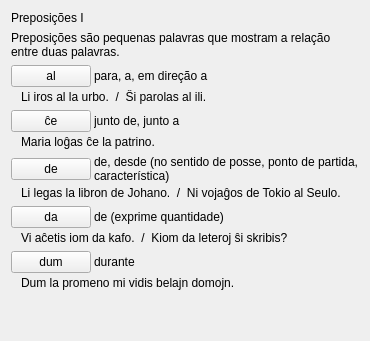
     <widget class="QWidget" name="tab_3">
      <attribute name="icon">
       <iconset resource="ikonoj.qrc">
        <normaloff>:/ikonoj/leciono.png</normaloff>:/ikonoj/leciono.png</iconset>
      </attribute>
      <attribute name="title">
       <string>1</string>
      </attribute>
      <layout class="QVBoxLayout" name="verticalLayout_210">
       <item>
        <widget class="titolo" name="Lec07_Label1">
         <property name="text">
          <string>Preposições I</string>
         </property>
        </widget>
       </item>
       <item>
        <widget class="QLabel" name="Lec07_Label486">
         <property name="text">
          <string>Preposições são pequenas palavras que mostram a relação entre duas palavras.</string>
         </property>
         <property name="wordWrap">
          <bool>true</bool>
         </property>
        </widget>
       </item>
       <item>
        <layout class="QVBoxLayout" name="verticalLayout_197">
         <property name="spacing">
          <number>3</number>
         </property>
         <item>
          <layout class="QHBoxLayout" name="horizontalLayout_371">
           <item>
            <widget class="klakbutono" name="Lec07_Button500">
             <property name="sizePolicy">
              <sizepolicy hsizetype="Maximum" vsizetype="Fixed">
               <horstretch>0</horstretch>
               <verstretch>0</verstretch>
              </sizepolicy>
             </property>
             <property name="maximumSize">
              <size>
               <width>16777215</width>
               <height>16777215</height>
              </size>
             </property>
             <property name="text">
              <string>al</string>
             </property>
            </widget>
           </item>
           <item>
            <widget class="QLabel" name="Lec07_Label487">
             <property name="text">
              <string>para, a, em direção a</string>
             </property>
             <property name="wordWrap">
              <bool>true</bool>
             </property>
            </widget>
           </item>
          </layout>
         </item>
         <item>
          <layout class="QHBoxLayout" name="horizontalLayout_372">
           <item>
            <widget class="label_sago_reversa" name="label_138">
             <property name="sizePolicy">
              <sizepolicy hsizetype="Maximum" vsizetype="Preferred">
               <horstretch>0</horstretch>
               <verstretch>0</verstretch>
              </sizepolicy>
             </property>
             <property name="maximumSize">
              <size>
               <width>16777215</width>
               <height>16777215</height>
              </size>
             </property>
             <property name="text">
              <string/>
             </property>
             <property name="pixmap">
              <pixmap resource="ikonoj.qrc">:/ikonoj/sago_revena.png</pixmap>
             </property>
             <property name="alignment">
              <set>Qt::AlignCenter</set>
             </property>
            </widget>
           </item>
           <item>
            <widget class="QLabel" name="label_139">
             <property name="text">
              <string>Li iros al la urbo.  /  Ŝi parolas al ili.</string>
             </property>
             <property name="wordWrap">
              <bool>true</bool>
             </property>
             <property name="tipo" stdset="0">
              <string>esperanta</string>
             </property>
             <property name="lingvo" stdset="0">
              <string>eo</string>
             </property>
            </widget>
           </item>
          </layout>
         </item>
        </layout>
       </item>
       <item>
        <layout class="QVBoxLayout" name="verticalLayout_200">
         <property name="spacing">
          <number>3</number>
         </property>
         <item>
          <layout class="QHBoxLayout" name="horizontalLayout_373">
           <item>
            <widget class="klakbutono" name="Lec07_Button501">
             <property name="sizePolicy">
              <sizepolicy hsizetype="Maximum" vsizetype="Fixed">
               <horstretch>0</horstretch>
               <verstretch>0</verstretch>
              </sizepolicy>
             </property>
             <property name="maximumSize">
              <size>
               <width>16777215</width>
               <height>16777215</height>
              </size>
             </property>
             <property name="text">
              <string>ĉe</string>
             </property>
            </widget>
           </item>
           <item>
            <widget class="QLabel" name="Lec07_Label488">
             <property name="text">
              <string>junto de, junto a</string>
             </property>
             <property name="wordWrap">
              <bool>true</bool>
             </property>
            </widget>
           </item>
          </layout>
         </item>
         <item>
          <layout class="QHBoxLayout" name="horizontalLayout_374">
           <item>
            <widget class="label_sago_reversa" name="label_140">
             <property name="sizePolicy">
              <sizepolicy hsizetype="Maximum" vsizetype="Preferred">
               <horstretch>0</horstretch>
               <verstretch>0</verstretch>
              </sizepolicy>
             </property>
             <property name="maximumSize">
              <size>
               <width>16777215</width>
               <height>16777215</height>
              </size>
             </property>
             <property name="text">
              <string/>
             </property>
             <property name="pixmap">
              <pixmap resource="ikonoj.qrc">:/ikonoj/sago_revena.png</pixmap>
             </property>
             <property name="alignment">
              <set>Qt::AlignCenter</set>
             </property>
            </widget>
           </item>
           <item>
            <widget class="QLabel" name="label_141">
             <property name="text">
              <string>Maria loĝas ĉe la patrino.</string>
             </property>
             <property name="wordWrap">
              <bool>true</bool>
             </property>
             <property name="tipo" stdset="0">
              <string>esperanta</string>
             </property>
             <property name="lingvo" stdset="0">
              <string>eo</string>
             </property>
            </widget>
           </item>
          </layout>
         </item>
        </layout>
       </item>
       <item>
        <layout class="QVBoxLayout" name="verticalLayout_207">
         <property name="spacing">
          <number>3</number>
         </property>
         <item>
          <layout class="QHBoxLayout" name="horizontalLayout_375">
           <item>
            <widget class="klakbutono" name="Lec07_Button502">
             <property name="sizePolicy">
              <sizepolicy hsizetype="Maximum" vsizetype="Fixed">
               <horstretch>0</horstretch>
               <verstretch>0</verstretch>
              </sizepolicy>
             </property>
             <property name="maximumSize">
              <size>
               <width>16777215</width>
               <height>16777215</height>
              </size>
             </property>
             <property name="text">
              <string>de</string>
             </property>
            </widget>
           </item>
           <item>
            <widget class="QLabel" name="Lec07_Label489">
             <property name="text">
              <string>de, desde (no sentido de posse, ponto de partida, característica)</string>
             </property>
             <property name="wordWrap">
              <bool>true</bool>
             </property>
            </widget>
           </item>
          </layout>
         </item>
         <item>
          <layout class="QHBoxLayout" name="horizontalLayout_376">
           <item>
            <widget class="label_sago_reversa" name="label_142">
             <property name="sizePolicy">
              <sizepolicy hsizetype="Maximum" vsizetype="Preferred">
               <horstretch>0</horstretch>
               <verstretch>0</verstretch>
              </sizepolicy>
             </property>
             <property name="maximumSize">
              <size>
               <width>16777215</width>
               <height>16777215</height>
              </size>
             </property>
             <property name="text">
              <string/>
             </property>
             <property name="pixmap">
              <pixmap resource="ikonoj.qrc">:/ikonoj/sago_revena.png</pixmap>
             </property>
             <property name="alignment">
              <set>Qt::AlignCenter</set>
             </property>
            </widget>
           </item>
           <item>
            <widget class="QLabel" name="label_143">
             <property name="text">
              <string>Li legas la libron de Johano.  /  Ni vojaĝos de Tokio al Seulo.</string>
             </property>
             <property name="wordWrap">
              <bool>true</bool>
             </property>
             <property name="tipo" stdset="0">
              <string>esperanta</string>
             </property>
             <property name="lingvo" stdset="0">
              <string>eo</string>
             </property>
            </widget>
           </item>
          </layout>
         </item>
        </layout>
       </item>
       <item>
        <layout class="QVBoxLayout" name="verticalLayout_208">
         <property name="spacing">
          <number>3</number>
         </property>
         <item>
          <layout class="QHBoxLayout" name="horizontalLayout_377">
           <item>
            <widget class="klakbutono" name="Lec07_Button528">
             <property name="sizePolicy">
              <sizepolicy hsizetype="Maximum" vsizetype="Fixed">
               <horstretch>0</horstretch>
               <verstretch>0</verstretch>
              </sizepolicy>
             </property>
             <property name="maximumSize">
              <size>
               <width>16777215</width>
               <height>16777215</height>
              </size>
             </property>
             <property name="text">
              <string>da</string>
             </property>
            </widget>
           </item>
           <item>
            <widget class="QLabel" name="Lec07_Label516">
             <property name="text">
              <string>de (exprime quantidade)</string>
             </property>
             <property name="wordWrap">
              <bool>true</bool>
             </property>
            </widget>
           </item>
          </layout>
         </item>
         <item>
          <layout class="QHBoxLayout" name="horizontalLayout_378">
           <item>
            <widget class="label_sago_reversa" name="label_144">
             <property name="sizePolicy">
              <sizepolicy hsizetype="Maximum" vsizetype="Preferred">
               <horstretch>0</horstretch>
               <verstretch>0</verstretch>
              </sizepolicy>
             </property>
             <property name="maximumSize">
              <size>
               <width>16777215</width>
               <height>16777215</height>
              </size>
             </property>
             <property name="text">
              <string/>
             </property>
             <property name="pixmap">
              <pixmap resource="ikonoj.qrc">:/ikonoj/sago_revena.png</pixmap>
             </property>
             <property name="alignment">
              <set>Qt::AlignCenter</set>
             </property>
            </widget>
           </item>
           <item>
            <widget class="QLabel" name="label_145">
             <property name="text">
              <string>Vi aĉetis iom da kafo.  /  Kiom da leteroj ŝi skribis?</string>
             </property>
             <property name="wordWrap">
              <bool>true</bool>
             </property>
             <property name="tipo" stdset="0">
              <string>esperanta</string>
             </property>
             <property name="lingvo" stdset="0">
              <string>eo</string>
             </property>
            </widget>
           </item>
          </layout>
         </item>
        </layout>
       </item>
       <item>
        <layout class="QVBoxLayout" name="verticalLayout_209">
         <property name="spacing">
          <number>3</number>
         </property>
         <item>
          <layout class="QHBoxLayout" name="horizontalLayout_379">
           <item>
            <widget class="klakbutono" name="Lec07_Button503">
             <property name="sizePolicy">
              <sizepolicy hsizetype="Maximum" vsizetype="Fixed">
               <horstretch>0</horstretch>
               <verstretch>0</verstretch>
              </sizepolicy>
             </property>
             <property name="maximumSize">
              <size>
               <width>16777215</width>
               <height>16777215</height>
              </size>
             </property>
             <property name="text">
              <string>dum</string>
             </property>
            </widget>
           </item>
           <item>
            <widget class="QLabel" name="Lec07_Label490">
             <property name="text">
              <string>durante</string>
             </property>
             <property name="wordWrap">
              <bool>true</bool>
             </property>
            </widget>
           </item>
          </layout>
         </item>
         <item>
          <layout class="QHBoxLayout" name="horizontalLayout_380">
           <item>
            <widget class="label_sago_reversa" name="label_146">
             <property name="sizePolicy">
              <sizepolicy hsizetype="Maximum" vsizetype="Preferred">
               <horstretch>0</horstretch>
               <verstretch>0</verstretch>
              </sizepolicy>
             </property>
             <property name="maximumSize">
              <size>
               <width>16777215</width>
               <height>16777215</height>
              </size>
             </property>
             <property name="text">
              <string/>
             </property>
             <property name="pixmap">
              <pixmap resource="ikonoj.qrc">:/ikonoj/sago_revena.png</pixmap>
             </property>
             <property name="alignment">
              <set>Qt::AlignCenter</set>
             </property>
            </widget>
           </item>
           <item>
            <widget class="QLabel" name="label_147">
             <property name="text">
              <string>Dum la promeno mi vidis belajn domojn.</string>
             </property>
             <property name="wordWrap">
              <bool>true</bool>
             </property>
             <property name="tipo" stdset="0">
              <string>esperanta</string>
             </property>
             <property name="lingvo" stdset="0">
              <string>eo</string>
             </property>
            </widget>
           </item>
          </layout>
         </item>
        </layout>
       </item>
       <item>
        <spacer name="verticalSpacer_2">
         <property name="orientation">
          <enum>Qt::Vertical</enum>
         </property>
         <property name="sizeHint" stdset="0">
          <size>
           <width>20</width>
           <height>40</height>
          </size>
         </property>
        </spacer>
       </item>
      </layout>
     </widget>
